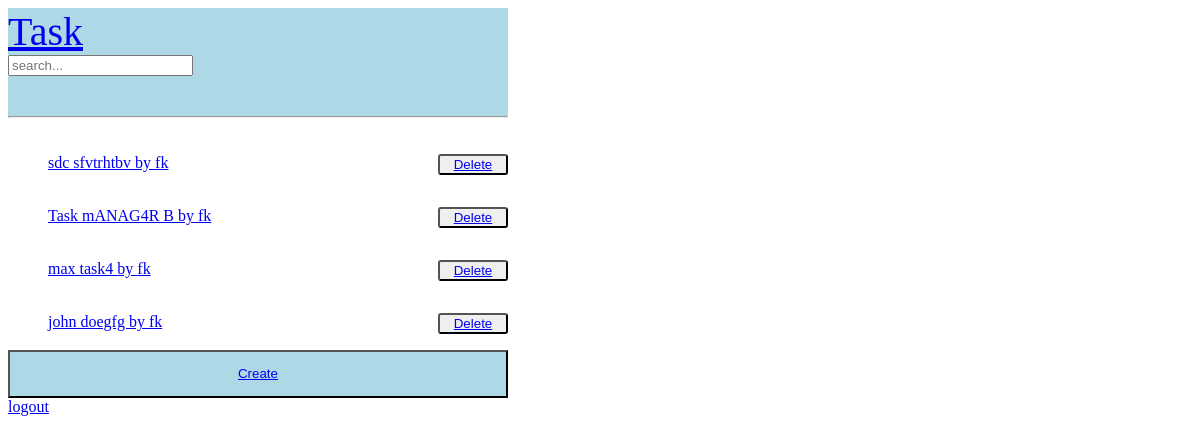
Screenshot of / (signed in) with the database file from the repository.
### base/models.py (models this page shows)
class Task(models.Model):
    user = models.ForeignKey(User, on_delete=models.CASCADE)
    name = models.CharField(max_length=50)
    details = models.TextField(null=True, blank=True)
    date_created = models.DateTimeField(auto_now_add=True)
    class Meta:
        ordering = ['-date_created']
    def __str__(self):
        return self.name

### base/views.py (the view)
# urls.py: path('', views.home, name='home'),
def home(request):
    if request.user.is_authenticated:
        task = Task.objects.filter(user_id=request.user.id)
    else:
        return redirect('task_home')
    context = {'task':task}
    return render (request, "base/home.html", context)

### base/templates/base/home.html
{% include "base/base.html" %}
{% block content %}
<div class="container">
    {% if user.is_authenticated %}
        {% for tasks in task %}
            <div class="list">
                <ol>
                    <li><a href="{% url 'task_view' tasks.id %}">{{ tasks }}  by {{tasks.user}}</a></li>
                    <button class="button"><a id="delete" href="{% url 'task_delete' tasks.id %}">Delete</a></button>
                </ol>
            </div>
        {% endfor %}
        <button class="create"><p><a href="{% url 'task_create' %}">Create</a></button>
        <a href="{% url 'logout' %}">logout</a>
    {% else %}
    <button class="create"><p><a href="{% url 'signuppage' %}">Signup</a></button>
    <button class="create"><p><a href="{% url 'loginpage' %}">login</a></button>
    {% endif %}
{% endblock content %}

### base/templates/base/base.html (style rules this page uses)
.container { background: white; width: 500px; border-radius: 150px; }
div { display: grid; }
li { display: inline; list-style: none; }
p { color: lightblue; }
.button { float: right; border-radius: 3px; width: 70px; color: rgb(1, 1, 1); background: lightblueblue; l: none; }
.create { background-color: lightblue; }

### rows the page displays
Task: name "sdc sfvtrhtbv", user "fk"
Task: name "Task mANAG4R B", user "fk"
Task: name "max task4", user "fk"
Task: name "john doegfg", user "fk"
